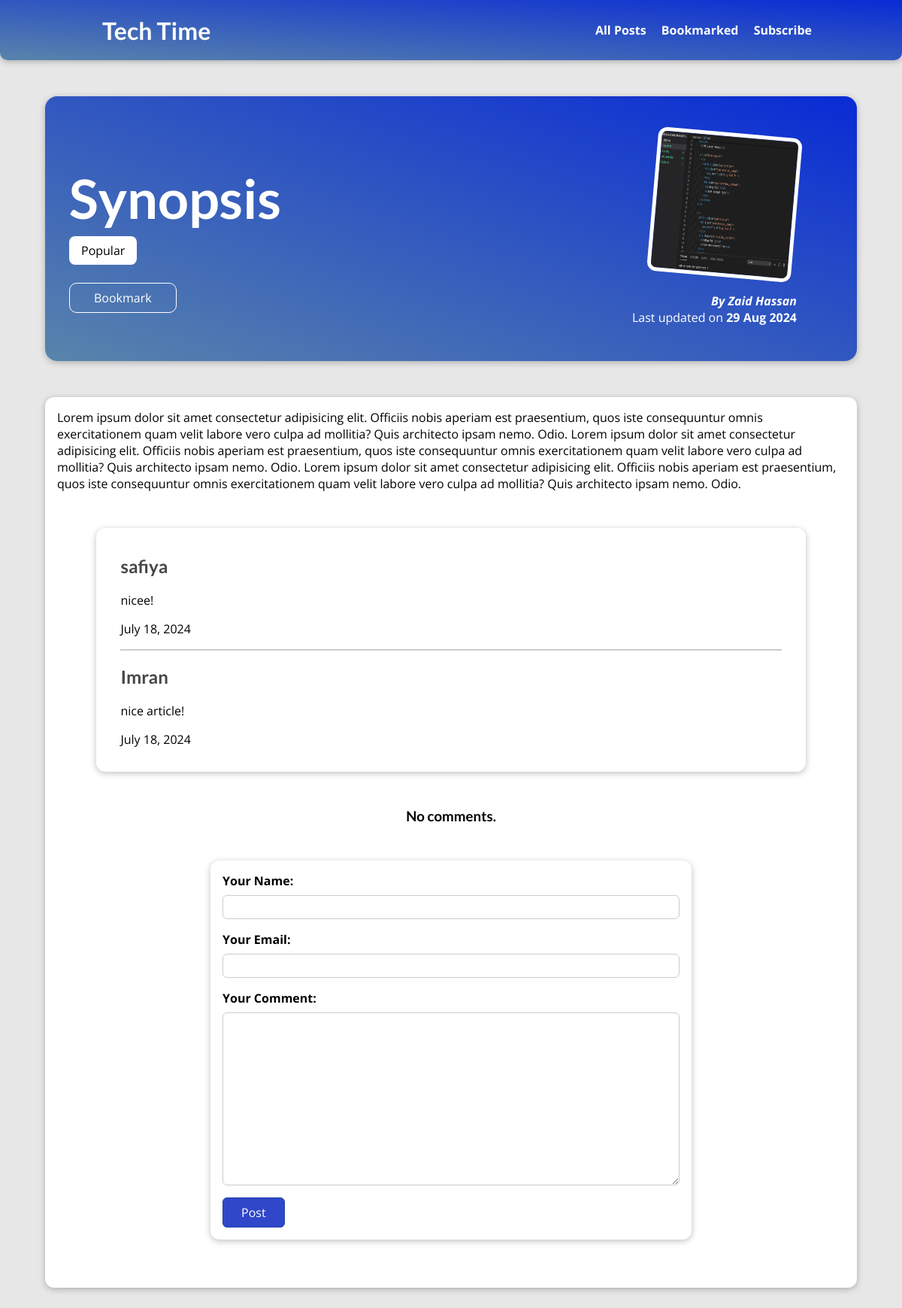
Page /posts/programming-is-fun on the committed database.
### blog/models.py (models this page shows, shortened)
class Post(models.Model):
    title = models.CharField(max_length=100)
    excerpt = models.CharField(max_length=200)
    image = models.ImageField(upload_to="posts", null=True)
    date = models.DateField(auto_now=True)
    slug = models.SlugField(unique=True, db_index=True)
    content = models.TextField(validators=[MinLengthValidator(10)])
    author = models.ForeignKey(Author, on_delete=models.SET_NULL, null=True)
    tags = models.ManyToManyField(Tag)

class Tag(models.Model):
    caption = models.CharField(max_length=20)

class Author(models.Model):
    first_name = models.CharField(max_length=100)
    last_name = models.CharField(max_length=100)
    email_address = models.EmailField()
    def full_name(self):
        return f"{self.first_name} {self.last_name}"
    def __str__(self):
        return self.full_name()

class Comment(models.Model):
    user_name = models.CharField(max_length=120)
    user_email = models.EmailField()
    text = models.TextField(max_length=400)
    date = models.DateField(auto_now=True)
    post = models.ForeignKey(Post, on_delete=models.CASCADE, related_name="comments")

### blog/views.py (the view)
# urls.py: path("posts/<slug>", views.PostDetailView.as_view(), name="post-detail-page"),
class PostDetailView(View):
    template_name = "blog/post-detail.html"
    model = Post
    def is_stored_post(self, request, post_id):
        stored_posts =  request.session.get("stored_posts")
        if stored_posts is not None:
            is_saved_for_later = post_id in stored_posts
        else:
            is_saved_for_later = False
        return is_saved_for_later
    def get(self, request, slug):
        post = Post.objects.get(slug=slug)
        stored_subscriber = self.request.session.get("stored_subscriber")
        context = {
            "post": post,
            "post_tags": post.tags.all(),
            "comment_form": CommentForm(),
            "comments": post.comments.all().order_by("-id"),
            "saved_for_later": self.is_stored_post(request, post.id),
            "user_subscribed": stored_subscriber
        }
        return render(request, "blog/post-detail.html", context)
    def post(self, request, slug):
        comment_form = CommentForm(request.POST)
        post = Post.objects.get(slug=slug)
        if comment_form.is_valid():
           comment = comment_form.save(commit=False)
           comment.post = post
           comment.save()
           return HttpResponseRedirect(reverse("post-detail-page", args=[slug]))
        context = {
            "post": post,
            "post_tags": post.tags.all(),
            "comment_form": comment_form,
            "comments": post.comments.all().order_by("-id"),
            "saved_for_later": self.is_stored_post(request, post.id)
        }
        return render(request, "blog/post-detail.html", context)

### blog/forms.py
class CommentForm(forms.ModelForm):
    class Meta:
        model = Comment
        exclude = ["post"]
        labels = {
            "user_name": "Your Name",
            "user_email": "Your Email",
            "text": "Your Comment"
        }

### blog/templates/blog/post-detail.html (shortened to what this page needs)
{% extends "base.html"%}
{% load static%}
{% block css_file %}
<link rel="stylesheet" href="{% static "blog/post-comment.css" %}">
<link rel="stylesheet" href="{% static "blog/post-detail.css"%}">
{% endblock  %}
{% block content %}
<section id="summary">
<h2>{{post.title}}</h2>
<div>
    {% for tag in post_tags %}
    <span class="tag">{{tag.caption}}</span>
    {% endfor %}
</div>
<div id="read-later">
    <form action="{% url "read-later" %}" method="POST">
    <button>
        {% if saved_for_later %}
        Remove from Bookmarked.
        {% else %}
        Bookmark
        {% endif %}
    </button>
    </form>
</div>
<article>
    <img src="{{post.image.url}}" alt="{{post.title}}">
    <address>By <a href="mailto:{{post.author.emai_address}}">{{post.author}}</a></address>
    <div>
        Last updated on <time>{{post.date|date:" d M Y"}}</time>
    </div>
</article>
</section>
<main>
{{post.content}}
{% if comments %}
<section id="comments">
    <ul>
        {% for comment in comments %}
        <li>
            <h2>{{comment.user_name}}</h2>
            <p>{{comment.text|linebreaks}}</p>
            <p>{{comment.date}}</p>
        </li>
        {% endfor %}
    </ul>
</section>
{% endif %}
<h3 id="no-comments">No comments.</h3>
{% include "blog/includes/post-comment.html"%}
</main>
{% endblock %}

### static/app.css (style rules this page uses)
* { box-sizing: border-box; }
html { font-family: "Open Sans", "Lato", sans-serif; }
body { margin: 0; }
h1, h2, h3 { font-family: "Lato", sans-serif; font-weight: bold; }

### blog/static/blog/post-comment.css (style rules this page uses)
.form-control label { font-weight: bold; margin-bottom: 0.5rem; display: block; }
.form-control input, .form-control textarea { display: block; width: 100%; font: inherit; padding: 0.25rem; border-radius: 6px; border: 1px solid #ccc; }
#comments { margin: 3rem auto; width: 90%; max-width: 60rem; border-radius: 12px; background-color: white; box-shadow: 0 2px 8px rgba(0, 0, 0, 0.25); padding: 1rem 2rem; }
#comments ul { list-style: none; margin: 0; padding: 0; }
#comments li { margin-bottom: 1rem; border-bottom: 2px solid #ccc; }
#comments li:last-of-type { border-bottom: none; }
#comments h2 { color: #464646; }

### blog/static/blog/post-detail.css (style rules this page uses)
body { background-color: #e7e7e7; }
#summary { margin: 8rem auto 3rem auto; padding: 2rem; width: 90%; max-width: 90rem; border-radius: 16px; background: linear-gradient(to right top, #5984ab, #092bd5); position: relative; box-shadow: 0 2px 8px rgba(0, 0, 0, 0.25); height: 22rem; }
#summary h2 { color: white; font-size: 4.5rem; margin-bottom: 1rem; }
#summary article { position: absolute; top: 2rem; right: 3rem; padding: 1rem 2rem; border-radius: 12px; text-align: right; color: white; }
#summary article img { width: 12rem; height: 12rem; border-radius: 12px; transform: rotateZ(5deg); border: 5px solid white; margin-bottom: 1rem; }
#summary address { font-weight: bold; }
#summary a { color: rgb(255, 255, 255); text-decoration: none; }
#summary time { font-weight: bold; }
main { width: 90%; max-width: 90rem; margin: 3rem auto; background-color: white; padding: 1rem; border-radius: 12px; box-shadow: 0 2px 8px rgba(0, 0, 0, 0.25); }
.tag { background-color: white; color: #000000; padding: 0.5rem 1rem; border-radius: 8px; }
#read-later { margin: 2rem 0; }
#read-later button { background-color: transparent; border: 1px solid white; border-radius: 10px; padding: 0.5rem 2rem; font: inherit; color: white; cursor: pointer; }
#no-comments { text-align: center; }

### rows in the picture
Post: title "Synopsis", image (picture), author "Zaid Hassan", date "29 Aug 2024", content "Lorem ipsum dolor sit amet consectetur adipisicing elit. Officiis nobis aperiam est praesentium, quos iste consequuntur omnis exercitationem quam velit labore vero culpa ad mollitia? Quis architecto ipsam nemo. Odio. Lorem ipsum dolor sit amet consectetur adipisicing elit. Officiis nobis aperiam est praesentium, quos iste consequuntur omnis exercitationem quam velit labore vero culpa ad mollitia? Quis architecto ipsam nemo. Odio. Lorem ipsum dolor sit amet consectetur adipisicing elit. Officiis nobis aperiam est praesentium, quos iste consequuntur omnis exercitationem quam velit labore vero culpa ad mollitia? Quis architecto ipsam nemo. Odio."
Tag: caption "Popular"
Comment: user_name "safiya", text "nicee!", date "July 18, 2024"
Comment: user_name "Imran", text "nice article!", date "July 18, 2024"
